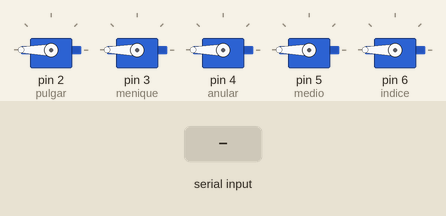
Simulated run of this sketch. Board: Arduino Uno, built with avr-gcc and run on an emulated ATmega328P. Shown: 5 × servo. The test bench sets the inputs (shaded band).

Above: at 1.2 s.
1.3 s: "1" received over Serial
At 2.5 s:
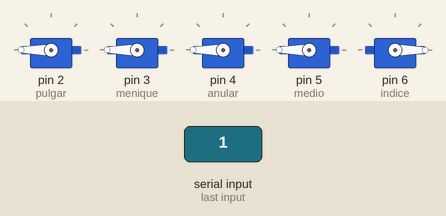
2.8 s: "2" received over Serial
At 3.7 s:
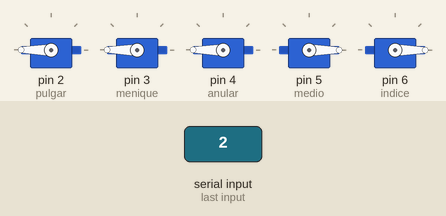
4.3 s: "A" received over Serial
At 4.9 s:
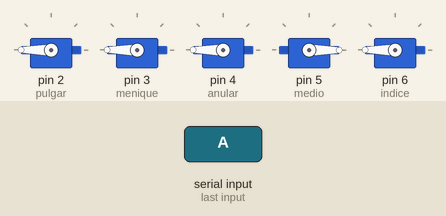
5.8 s: "3" received over Serial
At 7.0 s:
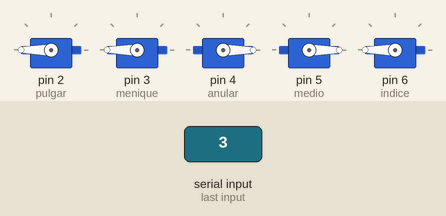
7.3 s: "B" received over Serial
At 8.4 s:
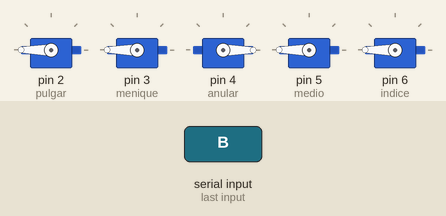
8.8 s: "4" received over Serial
At 9.5 s:
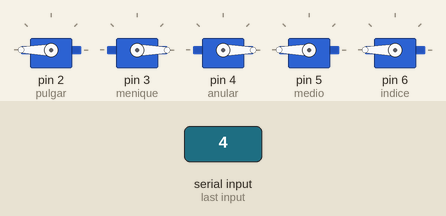
Timing chart, 0 to 11.3 s (numbered marks = the images above; inputs shaded):
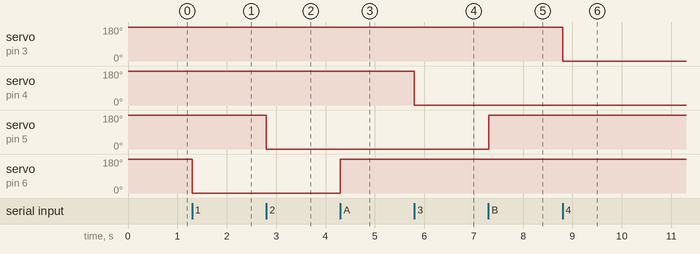

The sketch:

manoArduino.ino
```cpp
#include <Servo.h>

#define ABIERTO 180
#define CERRADO 0

Servo pulgar;
Servo menique;
Servo anular;
Servo medio;
Servo indice;

void setup() {

  Serial.begin(9600);

  pulgar.attach(2);   // PIN 2
  menique.attach(3);  // PIN 3
  anular.attach(4);   // PIN 4
  medio.attach(5);    // PIN 5
  indice.attach(6);   // PIN 6

  pulgar.write(ABIERTO);
  menique.write(ABIERTO);
  anular.write(ABIERTO);
  medio.write(ABIERTO);
  indice.write(ABIERTO);
}

void loop() {

  if (Serial.available()) {

    char comando = Serial.read();

    switch (comando) {

      // ÍNDICE
      case '1':
        indice.write(CERRADO);
        break;

      case 'A':
        indice.write(ABIERTO);
        break;

      // MEDIO
      case '2':
        medio.write(CERRADO);
        break;

      case 'B':
        medio.write(ABIERTO);
        break;

      // ANULAR
      case '3':
        anular.write(CERRADO);
        break;

      case 'C':
        anular.write(ABIERTO);
        break;

      // MEÑIQUE
      case '4':
        menique.write(CERRADO);
        break;

      case 'D':
        menique.write(ABIERTO);
        break;

      // PULGAR
      case '5':
        pulgar.write(CERRADO);
        break;

      case 'E':
        pulgar.write(ABIERTO);
        break;
    }
  }
}
```

Measured:
- after the input at 1.3 s, servo on pin 6 (indice): 180° → 0° at once
- after the input at 2.8 s, servo on pin 5 (medio): 180° → 0° at once
- after the input at 4.3 s, servo on pin 6 (indice): 0° → 180° at once
- after the input at 5.8 s, servo on pin 4 (anular): 180° → 0° at once
- after the input at 7.3 s, servo on pin 5 (medio): 0° → 180° at once
- after the input at 8.8 s, servo on pin 3 (menique): 180° → 0° at once
